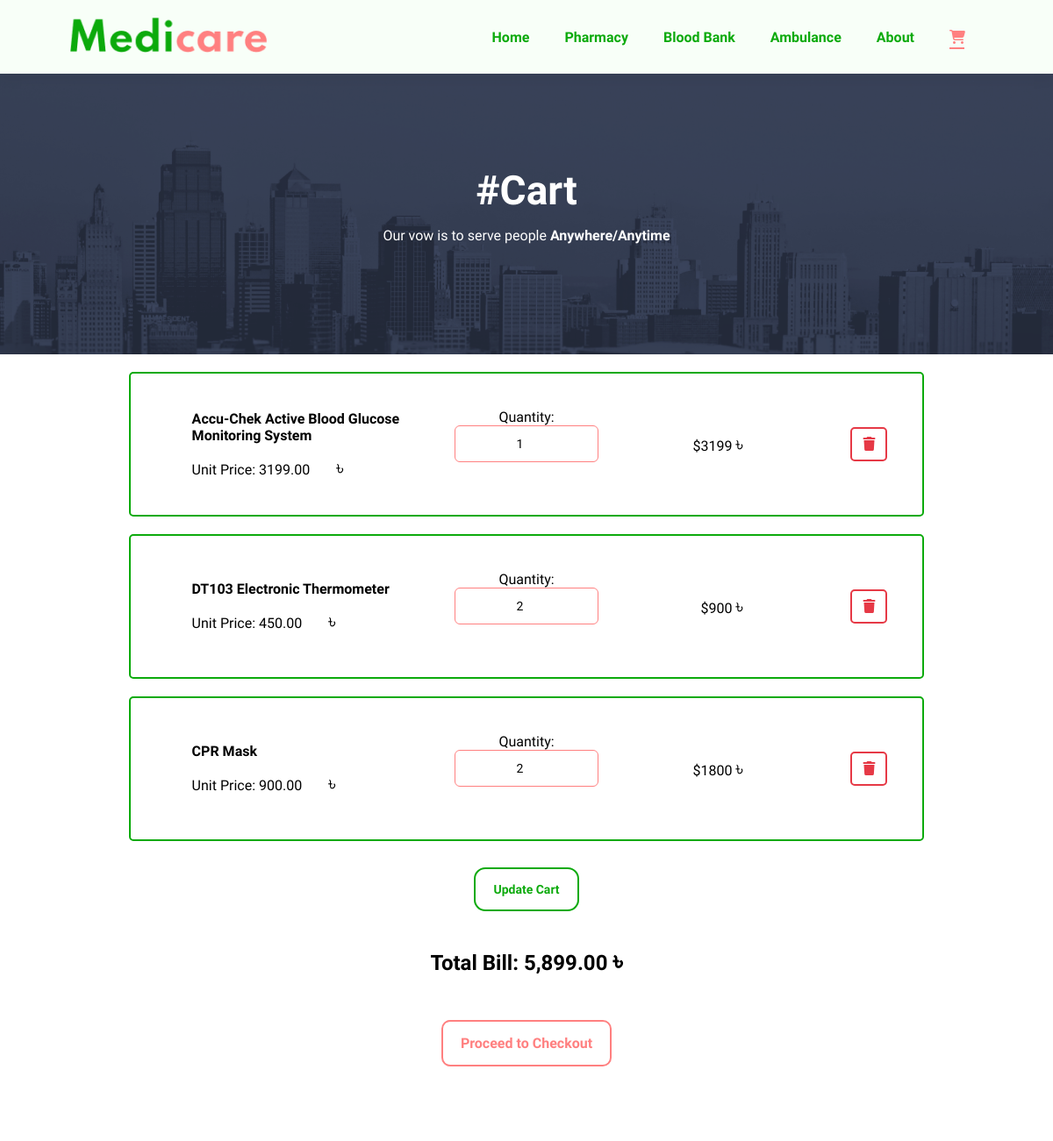
Page /cart.php (upper part) on the earlier database version.
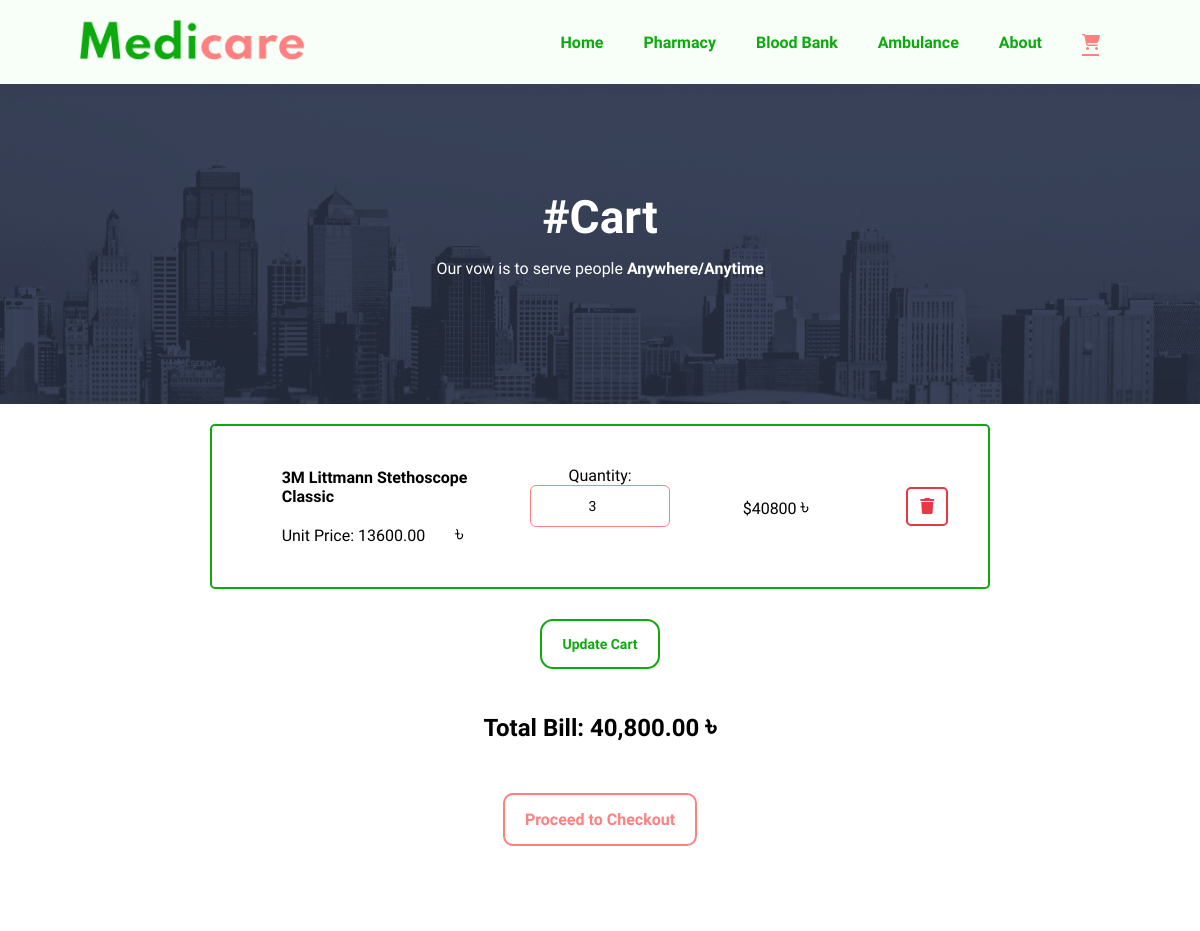
Same page on the later database version.
### tables this page shows
CREATE TABLE `cart` (
  `cart_id` int(11) NOT NULL,
  `product_id` int(11) NOT NULL,
  `product_name` varchar(255) NOT NULL,
  `product_brand` varchar(255) NOT NULL,
  `product_category` varchar(255) NOT NULL,
  `product_price` decimal(10,2) NOT NULL,
  `product_quantity` int(11) NOT NULL
);

### cart.php (the view, shortened to what this page needs)
<?php
try {
    $pdo = new PDO("mysql:host=localhost;dbname=medicare", "root", "");
    $pdo->setAttribute(PDO::ATTR_ERRMODE, PDO::ERRMODE_EXCEPTION);
} catch (PDOException $e) {
    die("Connection failed: " . $e->getMessage());
}
$query = "SELECT * FROM cart";
$stmt = $pdo->query($query);
$cart_items = $stmt->fetchAll(PDO::FETCH_ASSOC);
$total_bill = 0;
foreach ($cart_items as $row) {
    $total_bill += $row['product_price'] * $row['product_quantity'];
}
?>
<!DOCTYPE html>
<html lang="en">
    <head>
        <link rel="stylesheet" href="https://cdnjs.cloudflare.com/ajax/libs/font-awesome/6.6.0/css/all.min.css">
        <link rel="stylesheet" href="style.css?v=43">
    </head>
    <body>
        <section id="header">
            <a href="index.php" id="mobile-version"><img src="img/logo.png" class="logo" alt="medicare-logo"></a>
            <div>
                <ul id="navbar">
                    <li><a href="index.php">Home</a></li>
                    <li><a href="pharmacy.php">Pharmacy</a></li>
                    <li><a href="blood-bank.php">Blood Bank</a></li>
                    <li><a href="ambulance.php">Ambulance</a></li>
                    <li><a href="about.php">About</a></li>
                    <li id="lg-bag"><a href="cart.php" class="active"><i class="fas fa-cart-shopping"></i></a></li>
                </ul>
            </div>
        </section>
        <section id="about-header" >
            <h2>#Cart</h2>
            <p>Our vow is to serve people <strong>Anywhere/Anytime</strong></p>
        </section>
        <section class="cart">
            <?php if (empty($cart_items)): ?>
                <p class="empty-cart-message">Your cart is empty.</p>
            <?php else: ?>
                <form method="post" action="cart.php">
                    <div class="cart-container">
                        <?php foreach ($cart_items as $row): ?>
                            <div class="cart-item">
                                <div class="cart-item-details">
                                    <strong><?= htmlspecialchars($row['product_name']) ?></strong>
                                    <span>Unit Price: <?= htmlspecialchars($row['product_price']) ?><span class="taka">৳</span></span>
                                </div>
                                <div class="cart-item-quantity">
                                    <label for="quantity_<?= $row['cart_id'] ?>">Quantity:</label>
                                    <input type="number" id="quantity_<?= $row['cart_id'] ?>" name="cart_items[<?= $row['cart_id'] ?>]" value="<?= $row['product_quantity'] ?>" min="1">
                                </div>
                                <div class="cart-item-total">
                                    <span>$<?= $row['product_price'] * $row['product_quantity'] ?> <span class="taka">৳</span></span>
                                </div>
                                 <div class="cart-item-actions">
                                    <a href="cart.php?action=remove&cart_id=<?= $row['cart_id'] ?>" class="remove-btn"><i class="fas fa-trash"></i></a>
                                </div>
                            </div>
                        <?php endforeach; ?>
                    </div>
                    <button type="submit" name="update_cart">Update Cart</button>
                </form>
                <div class="total-bill">
                    Total Bill: <?= number_format($total_bill, 2) ?> <span class="taka">৳</span>
                </div><br>
            <?php endif; ?>
            <a href="customer_login.php" class="proceed">Proceed to Checkout</a>
        </section>
        <footer class="section-p1">
        </footer>
    </body>
</html>

Differences in the rows shown:
removed cart: product_name "Accu-Chek Active Blood Glucose Monitoring System", product_price "3199.00", product_quantity "1", $row['product_price'] * $row['product_quantity'] "3199"
removed cart: product_name "DT103 Electronic Thermometer", product_price "450.00", product_quantity "2", $row['product_price'] * $row['product_quantity'] "900"
removed cart: product_name "CPR Mask", product_price "900.00", product_quantity "2", $row['product_price'] * $row['product_quantity'] "1800"
added cart: product_name "3M Littmann Stethoscope Classic", product_price "13600.00", product_quantity "3", $row['product_price'] * $row['product_quantity'] "40800"
Other differences:
$total_bill: "5,899.00" → "40,800.00"
